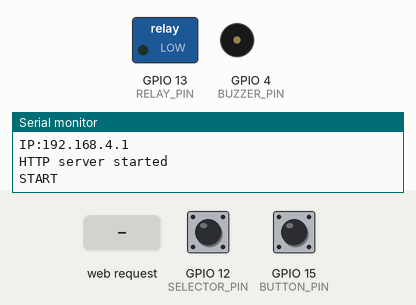
This sketch was run on a simulated ESP8266 (NodeMCU). Parts: switched loads named in the sketch (green lamp = pin HIGH), buzzer (waves = sounding, pin HIGH), the last lines printed to the serial monitor. Inputs (shaded band) come from the test bench; at power-on: GPIO 15 (BUTTON_PIN) HIGH, GPIO 12 (SELECTOR_PIN) HIGH. EEPROM starts erased.

Above: at 1.8 s.
1.9 s: HTTP request GET /submit received
At 4.0 s:
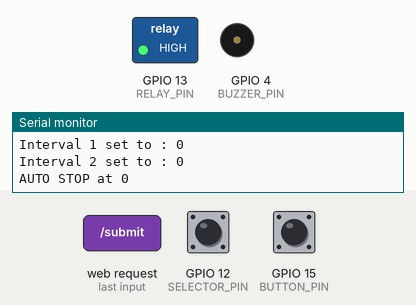
4.9 s: GPIO 15 (BUTTON_PIN) pulled LOW for 0.15 s
At 5.17 s:
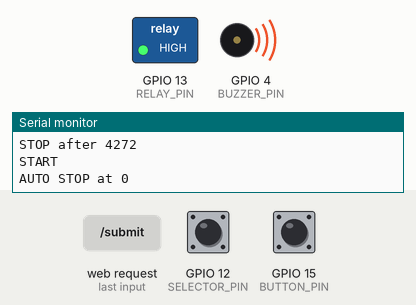
7.9 s: GPIO 15 (BUTTON_PIN) pulled LOW for 1 s
At 11.3 s:
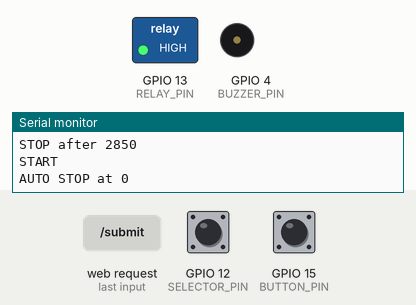
11.6 s: GPIO 15 (BUTTON_PIN) pulled LOW for 3.2 s
At 14.92 s:
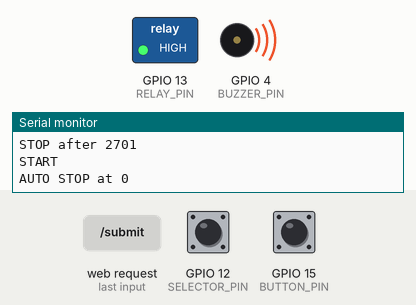
Timing chart, 0 to 17.6 s (numbered marks = the images above; inputs shaded):
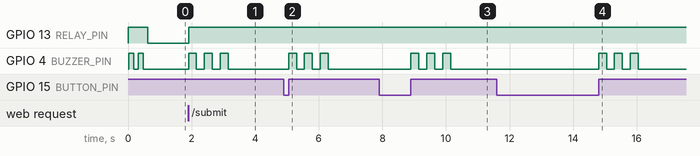

Measured:
- after the input at 1.9 s, GPIO 13 (RELAY_PIN): LOW → HIGH at once; GPIO 4 (BUZZER_PIN): alternates HIGH for 0.25 s and LOW for 0.25 s, 6 changes in all, then stays LOW, starting at once
- after the input at 4.9 s, GPIO 4 (BUZZER_PIN): alternates HIGH for 0.25 s and LOW for 0.25 s, 6 changes in all, then stays LOW, starting after 0.15 s
- after the input at 7.9 s, GPIO 4 (BUZZER_PIN): alternates HIGH for 0.25 s and LOW for 0.25 s, 6 changes in all, then stays LOW, starting after 1.0 s
- after the input at 11.6 s, GPIO 4 (BUZZER_PIN): alternates HIGH for 0.25 s and LOW for 0.25 s, 6 changes in all, then stays LOW, starting after 3.2 s

The sketch:

grinder.ino
```cpp
#include <EEPROM.h>
#include <ESP8266WiFi.h>
#include <WiFiClient.h>
#include <ESP8266WebServer.h>
#include "index.h" //Our HTML webpage contents

const char* ssid = "Lelit PL043MMI";
const char* password = "lelitlelit";

const unsigned long resetOverrideInterval = 10000;

const int BUTTON_PIN = 15; // connect to +
const int SELECTOR_PIN = 12; // connect to gnd
const int RELAY_PIN = 13;
const int BUZZER_PIN = 4;

unsigned long startTime = 0;
unsigned long interval = 0;
unsigned long interval1 = 0; // will read from eeprom
unsigned long interval2 = 0; // will read from eeprom
unsigned long interval1Default = 50; // 5 sec
unsigned long interval2Default = 75; // 7.5 sec
long intervalOverride = 0;
long overrideStart = 0;
unsigned long intervalRun = 0;
bool running = false;

ESP8266WebServer server(80); //Server on port 80

void beep(int beep_times, int beep_time) {
  for (int i = 0; i < beep_times; i++) {
    digitalWrite(BUZZER_PIN, HIGH);
    delay(beep_time);
    digitalWrite(BUZZER_PIN, LOW);
    delay(beep_time);
  }
}

void handleRoot() {
  String s = MAIN_page;
  s.replace("__message__", "");
  s.replace("__coffe1__", String((float)interval1 / (float)1000));
  s.replace("__coffe2__", String((float)interval2 / (float)1000));
  server.send(200, "text/html", s);
}

void handleSubmit() {
  EEPROM.write(0, int(server.arg("coffe1").toFloat() * 10));
  EEPROM.write(1, int(server.arg("coffe2").toFloat() * 10));
  EEPROM.commit();

  interval1 = int(server.arg("coffe1").toFloat() * 1000);
  Serial.print("Interval 1 set to : ");
  Serial.println(interval1);

  interval2 = int(server.arg("coffe2").toFloat() * 1000);
  Serial.print("Interval 2 set to : ");
  Serial.println(interval2);

  String s = MAIN_page;
  s.replace("__message__", "Saved");
  s.replace("__coffe1__", String((float)interval1 / (float)1000));
  s.replace("__coffe2__", String((float)interval2 / (float)1000));
  server.send(200, "text/html", s);
}

void setup() {
  Serial.begin(9600);
  EEPROM.begin(512);

  interval1 = EEPROM.read(0);
  if (interval1 == 0) {
    interval1 = interval1Default;
  }
  interval2 = EEPROM.read(1);
  if (interval2 == 0) {
    interval2 = interval2Default;
  }

  interval1 = interval1 * 100;
  Serial.print("Interval 1 set to : ");
  Serial.println(interval1);

  interval2 = interval2 * 100;
  Serial.print("Interval 2 set to : ");
  Serial.println(interval2);

  pinMode(BUTTON_PIN, INPUT_PULLUP);

  pinMode(SELECTOR_PIN, INPUT_PULLUP);

  pinMode(RELAY_PIN, OUTPUT);
  digitalWrite(RELAY_PIN, HIGH);

  pinMode(BUZZER_PIN, OUTPUT);
  digitalWrite(BUZZER_PIN, LOW);

  WiFi.mode(WIFI_AP);
  WiFi.softAP(ssid, password);
  IPAddress myIP = WiFi.softAPIP();
  Serial.print("IP:");
  Serial.println(myIP);

  server.on("/", handleRoot);
  server.on("/submit", handleSubmit);

  server.begin();
  Serial.println("HTTP server started");

  beep(2, 150);
}

void loop() {
  // if button pressed
  if ( digitalRead(BUTTON_PIN) == HIGH ) {
    if (!running) {
      startTime = millis();
      running = true;
      // turn on relay
      digitalWrite(RELAY_PIN, LOW);
      Serial.println("START");
    } else {
      if (intervalOverride > 0) {
        // if there is a leftover timeout use that
        interval = intervalOverride;
      } else {
        // check if should grind 1 or 2 coffe
        if ( digitalRead(SELECTOR_PIN) == LOW ) {
          interval = interval1;
        } else {
          interval = interval2;
        }
      }
      // if timer passed
      if (startTime + interval <= millis() && digitalRead(RELAY_PIN) == LOW)  {
        digitalWrite(RELAY_PIN, HIGH);
        Serial.print("AUTO STOP at ");
        Serial.println(interval);

        beep(3, 250);
      }
    }
  } else {
    // if button was just released
    if (running) {
      running = false;
      digitalWrite(RELAY_PIN, HIGH);
      overrideStart = millis();
      intervalRun = millis() - startTime;
      intervalOverride = interval - intervalRun;
      if (intervalOverride < 0) {
        intervalOverride = 0;
      }
      Serial.print("STOP after ");
      Serial.println(intervalRun );
      if (intervalOverride > 0) {
        Serial.print("Still need to run for ");
        Serial.println(intervalOverride);
      }
    } else {
      // reset intervalOverride to 0
      if (intervalOverride > 0 && overrideStart + resetOverrideInterval <= millis())  {
        intervalOverride = 0;
        Serial.println("Reset override after 10000");
        beep(1, 250);
      }
    }
  }
  server.handleClient();
}
```

Source omitted: index.h (18545 bytes)
